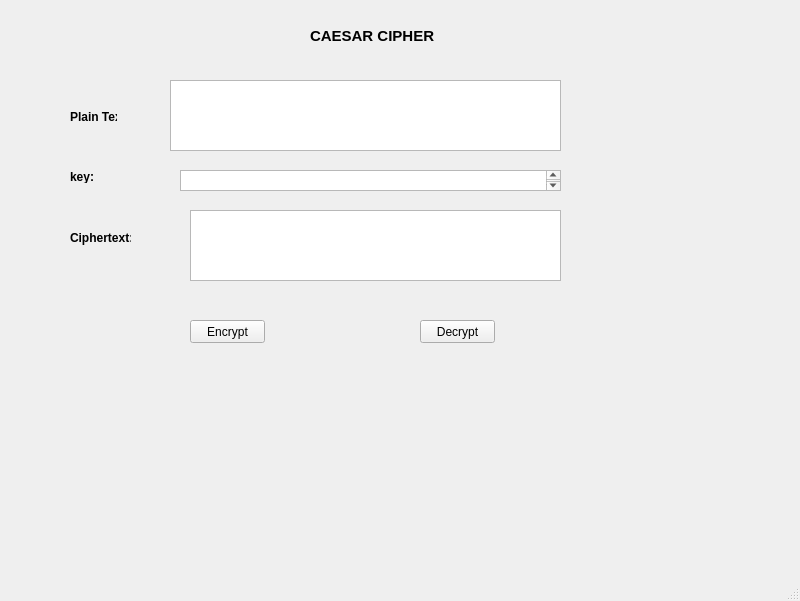
<?xml version="1.0" encoding="UTF-8"?>
<ui version="4.0">
 <class>MainWindow</class>
 <widget class="QMainWindow" name="MainWindow">
  <property name="geometry">
   <rect>
    <x>0</x>
    <y>0</y>
    <width>800</width>
    <height>601</height>
   </rect>
  </property>
  <property name="windowTitle">
   <string>Caesar Cipher</string>
  </property>
  <widget class="QWidget" name="centralwidget">
   <widget class="QPushButton" name="btn_encrypt">
    <property name="geometry">
     <rect>
      <x>190</x>
      <y>320</y>
      <width>75</width>
      <height>23</height>
     </rect>
    </property>
    <property name="text">
     <string>Encrypt</string>
    </property>
   </widget>
   <widget class="QPushButton" name="btn_decrypt">
    <property name="geometry">
     <rect>
      <x>420</x>
      <y>320</y>
      <width>75</width>
      <height>23</height>
     </rect>
    </property>
    <property name="text">
     <string>Decrypt</string>
    </property>
   </widget>
   <widget class="QLabel" name="label">
    <property name="geometry">
     <rect>
      <x>310</x>
      <y>10</y>
      <width>161</width>
      <height>51</height>
     </rect>
    </property>
    <property name="font">
     <font>
      <pointsize>11</pointsize>
      <weight>75</weight>
      <bold>true</bold>
     </font>
    </property>
    <property name="layoutDirection">
     <enum>Qt::RightToLeft</enum>
    </property>
    <property name="text">
     <string>CAESAR CIPHER</string>
    </property>
   </widget>
   <widget class="QLabel" name="label_2">
    <property name="geometry">
     <rect>
      <x>70</x>
      <y>110</y>
      <width>47</width>
      <height>13</height>
     </rect>
    </property>
    <property name="font">
     <font>
      <weight>75</weight>
      <bold>true</bold>
     </font>
    </property>
    <property name="text">
     <string>Plain Text:</string>
    </property>
   </widget>
   <widget class="QLabel" name="label_3">
    <property name="geometry">
     <rect>
      <x>70</x>
      <y>170</y>
      <width>47</width>
      <height>13</height>
     </rect>
    </property>
    <property name="font">
     <font>
      <weight>75</weight>
      <bold>true</bold>
     </font>
    </property>
    <property name="text">
     <string>key:</string>
    </property>
   </widget>
   <widget class="QLabel" name="label_4">
    <property name="geometry">
     <rect>
      <x>70</x>
      <y>230</y>
      <width>61</width>
      <height>16</height>
     </rect>
    </property>
    <property name="font">
     <font>
      <weight>75</weight>
      <bold>true</bold>
     </font>
    </property>
    <property name="text">
     <string>Ciphertext:</string>
    </property>
   </widget>
   <widget class="QPlainTextEdit" name="txt_plain_text">
    <property name="geometry">
     <rect>
      <x>170</x>
      <y>80</y>
      <width>391</width>
      <height>71</height>
     </rect>
    </property>
   </widget>
   <widget class="QPlainTextEdit" name="txt_key">
    <property name="geometry">
     <rect>
      <x>180</x>
      <y>170</y>
      <width>381</width>
      <height>21</height>
     </rect>
    </property>
   </widget>
   <widget class="QPlainTextEdit" name="txt_cipher_text">
    <property name="geometry">
     <rect>
      <x>190</x>
      <y>210</y>
      <width>371</width>
      <height>71</height>
     </rect>
    </property>
   </widget>
  </widget>
  <widget class="QMenuBar" name="menubar">
   <property name="geometry">
    <rect>
     <x>0</x>
     <y>0</y>
     <width>800</width>
     <height>21</height>
    </rect>
   </property>
  </widget>
  <widget class="QStatusBar" name="statusbar"/>
 </widget>
 <resources/>
 <connections/>
</ui>
